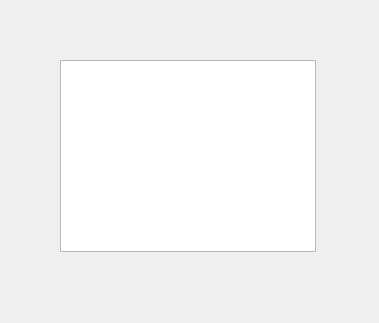
<?xml version="1.0" encoding="UTF-8"?>
<ui version="4.0">
 <class>test</class>
 <widget class="QMainWindow" name="test">
  <property name="geometry">
   <rect>
    <x>0</x>
    <y>0</y>
    <width>379</width>
    <height>323</height>
   </rect>
  </property>
  <property name="windowTitle">
   <string>test</string>
  </property>
  <widget class="QWidget" name="centralWidget">
   <widget class="QGraphicsView" name="graphicsView">
    <property name="geometry">
     <rect>
      <x>60</x>
      <y>60</y>
      <width>256</width>
      <height>192</height>
     </rect>
    </property>
   </widget>
  </widget>
 </widget>
 <layoutdefault spacing="6" margin="11"/>
 <resources/>
 <connections/>
</ui>
